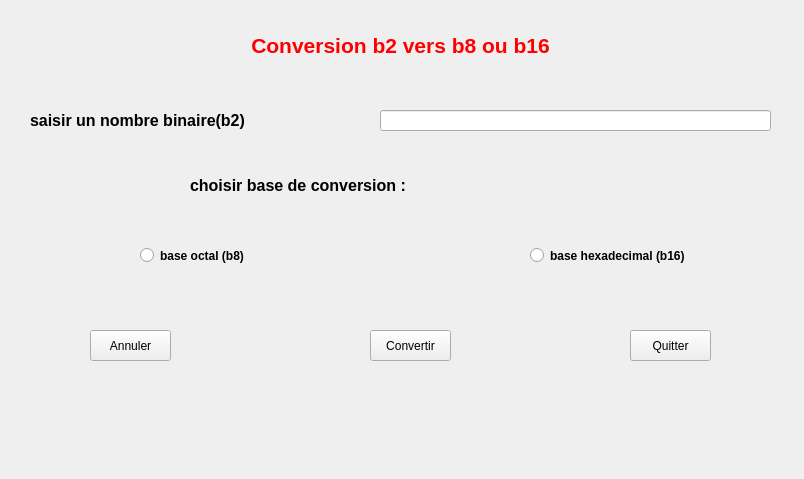
<?xml version="1.0" encoding="UTF-8"?>
<ui version="4.0">
 <class>Form</class>
 <widget class="QWidget" name="Form">
  <property name="geometry">
   <rect>
    <x>0</x>
    <y>0</y>
    <width>804</width>
    <height>479</height>
   </rect>
  </property>
  <property name="windowTitle">
   <string>Conversion</string>
  </property>
  <widget class="QLabel" name="label">
   <property name="geometry">
    <rect>
     <x>10</x>
     <y>20</y>
     <width>781</width>
     <height>51</height>
    </rect>
   </property>
   <property name="font">
    <font>
     <pointsize>16</pointsize>
     <bold>true</bold>
    </font>
   </property>
   <property name="text">
    <string>&lt;html&gt;&lt;head/&gt;&lt;body&gt;&lt;p&gt;&lt;span style=&quot; color:#ff0000;&quot;&gt;Conversion b2 vers b8 ou b16&lt;/span&gt;&lt;/p&gt;&lt;/body&gt;&lt;/html&gt;</string>
   </property>
   <property name="alignment">
    <set>Qt::AlignCenter</set>
   </property>
  </widget>
  <widget class="QLabel" name="label_2">
   <property name="geometry">
    <rect>
     <x>30</x>
     <y>100</y>
     <width>331</width>
     <height>41</height>
    </rect>
   </property>
   <property name="font">
    <font>
     <pointsize>12</pointsize>
     <bold>true</bold>
    </font>
   </property>
   <property name="text">
    <string>saisir un nombre binaire(b2)</string>
   </property>
  </widget>
  <widget class="QLabel" name="label_3">
   <property name="geometry">
    <rect>
     <x>190</x>
     <y>170</y>
     <width>411</width>
     <height>31</height>
    </rect>
   </property>
   <property name="font">
    <font>
     <pointsize>12</pointsize>
     <bold>true</bold>
    </font>
   </property>
   <property name="text">
    <string>choisir base de conversion :</string>
   </property>
  </widget>
  <widget class="QLabel" name="msg">
   <property name="geometry">
    <rect>
     <x>10</x>
     <y>409</y>
     <width>781</width>
     <height>41</height>
    </rect>
   </property>
   <property name="text">
    <string/>
   </property>
   <property name="alignment">
    <set>Qt::AlignCenter</set>
   </property>
  </widget>
  <widget class="QLineEdit" name="bb">
   <property name="geometry">
    <rect>
     <x>380</x>
     <y>110</y>
     <width>391</width>
     <height>21</height>
    </rect>
   </property>
  </widget>
  <widget class="QPushButton" name="btna">
   <property name="geometry">
    <rect>
     <x>90</x>
     <y>330</y>
     <width>81</width>
     <height>31</height>
    </rect>
   </property>
   <property name="text">
    <string>Annuler</string>
   </property>
  </widget>
  <widget class="QPushButton" name="btn">
   <property name="geometry">
    <rect>
     <x>370</x>
     <y>330</y>
     <width>81</width>
     <height>31</height>
    </rect>
   </property>
   <property name="text">
    <string>Convertir</string>
   </property>
  </widget>
  <widget class="QPushButton" name="btnq">
   <property name="geometry">
    <rect>
     <x>630</x>
     <y>330</y>
     <width>81</width>
     <height>31</height>
    </rect>
   </property>
   <property name="text">
    <string>Quitter</string>
   </property>
  </widget>
  <widget class="QRadioButton" name="r1">
   <property name="geometry">
    <rect>
     <x>140</x>
     <y>240</y>
     <width>131</width>
     <height>31</height>
    </rect>
   </property>
   <property name="font">
    <font>
     <bold>true</bold>
    </font>
   </property>
   <property name="text">
    <string>base octal (b8)</string>
   </property>
  </widget>
  <widget class="QRadioButton" name="r2">
   <property name="geometry">
    <rect>
     <x>530</x>
     <y>240</y>
     <width>181</width>
     <height>31</height>
    </rect>
   </property>
   <property name="font">
    <font>
     <bold>true</bold>
    </font>
   </property>
   <property name="text">
    <string>base hexadecimal (b16)</string>
   </property>
  </widget>
 </widget>
 <resources/>
 <connections/>
</ui>
